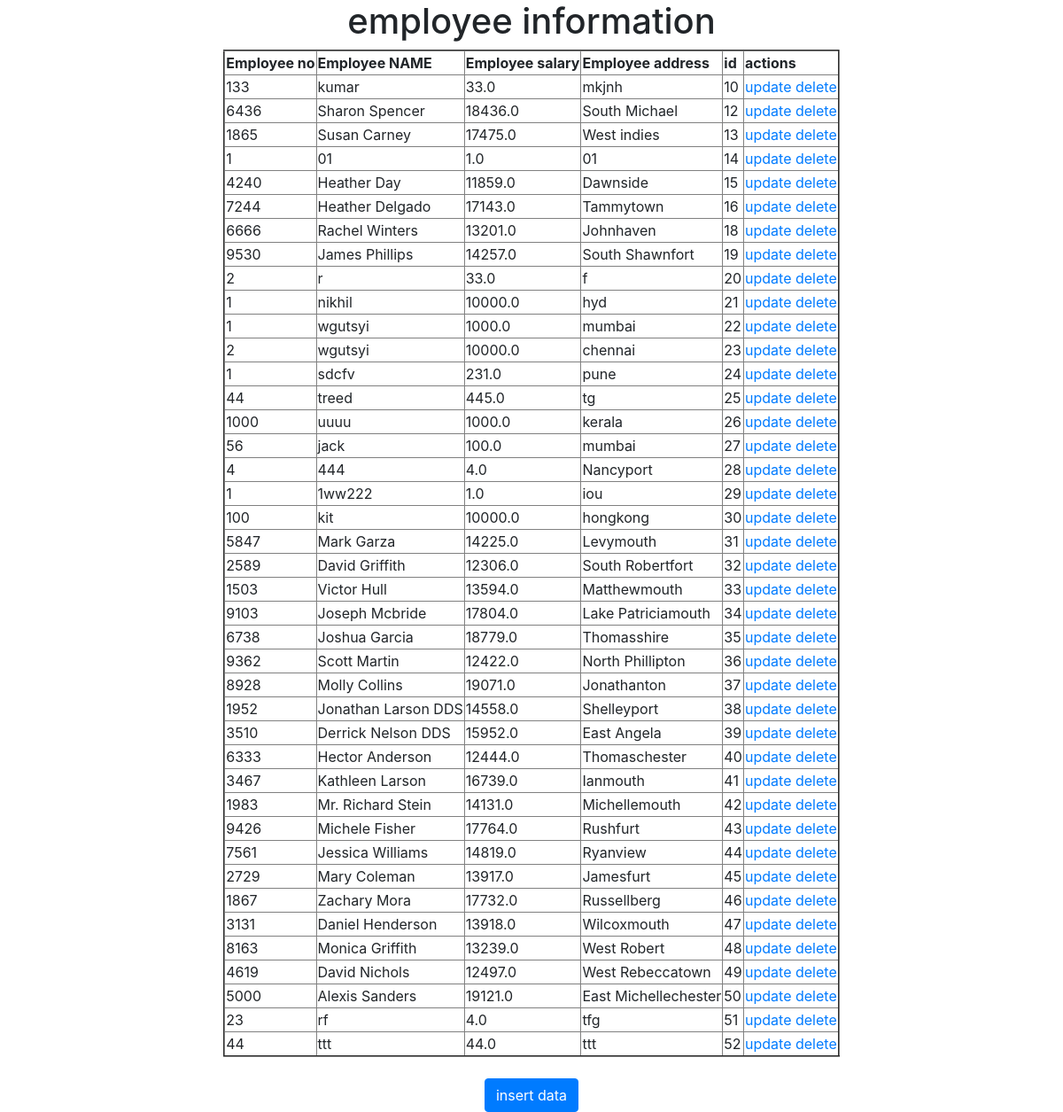
The page / on the database its author committed.
### testapp/models.py (models this page shows)
class Employee(models.Model):
    eno=models.IntegerField()
    ename=models.CharField(max_length=30)
    esal=models.FloatField()
    eaddr=models.CharField(max_length=30)

### testapp/views.py (the view)
# urls.py: path('', views.retrieve_view),
def retrieve_view(request):
    employees=Employee.objects.all()
    return render(request,'testapp/index.html',{'employees':employees})

### templates/testapp/index.html
<!DOCTYPE html>
{% extends 'testapp/base.html' %}
{% block body_block %}
<h1>employee information</h1>
<table border="2">
  <thead>
  <th>Employee no</th>
    <th>Employee NAME</th>
      <th>Employee salary</th>
      <th>Employee address</th>
      <th>id</th>
    <th>actions</th>
  </thead>
  {% for emp in employees %}
  <tr>
    <td>{{emp.eno}}</td>
      <td>{{emp.ename}}</td>
        <td>{{emp.esal}}</td>
          <td>{{emp.eaddr}}</td>
          <td>{{emp.id}}</td>
          <td><a href="/update/{{emp.id}}">update</a> <a href="/delete/{{emp.id}}">delete</a></td>
  </tr>
  {% endfor %}
</table>
<br>
<a href="/create" class="btn btn-large btn-primary" role="button">insert data</a>
{% endblock %}

### templates/testapp/base.html (shortened to what this page needs)
<!DOCTYPE html>
<html lang="en" dir="ltr">
  <head>
      <link rel="stylesheet" href="https://stackpath.bootstrapcdn.com/bootstrap/4.5.0/css/bootstrap.min.css">
  </head>
  <body>
    <div class="container" align='center'>
      {% block body_block %}
      {% endblock %}
    </div>
  </body>
</html>

### rows shown on the page
Employee: eno "133", ename "kumar", esal "33.0", eaddr "mkjnh", id "10"
Employee: eno "6436", ename "Sharon Spencer", esal "18436.0", eaddr "South Michael", id "12"
Employee: eno "1865", ename "Susan Carney", esal "17475.0", eaddr "West indies", id "13"
Employee: eno "1", ename "01", esal "1.0", eaddr "01", id "14"
Employee: eno "4240", ename "Heather Day", esal "11859.0", eaddr "Dawnside", id "15"
Employee: eno "7244", ename "Heather Delgado", esal "17143.0", eaddr "Tammytown", id "16"
Employee: eno "6666", ename "Rachel Winters", esal "13201.0", eaddr "Johnhaven", id "18"
Employee: eno "9530", ename "James Phillips", esal "14257.0", eaddr "South Shawnfort", id "19"
Employee: eno "2", ename "r", esal "33.0", eaddr "f", id "20"
Employee: eno "1", ename "nikhil", esal "10000.0", eaddr "hyd", id "21"
Employee: eno "1", ename "wgutsyi", esal "1000.0", eaddr "mumbai", id "22"
Employee: eno "2", ename "wgutsyi", esal "10000.0", eaddr "chennai", id "23"
Employee: eno "1", ename "sdcfv", esal "231.0", eaddr "pune", id "24"
Employee: eno "44", ename "treed", esal "445.0", eaddr "tg", id "25"
Employee: eno "1000", ename "uuuu", esal "1000.0", eaddr "kerala", id "26"
Employee: eno "56", ename "jack", esal "100.0", eaddr "mumbai", id "27"
Employee: eno "4", ename "444", esal "4.0", eaddr "Nancyport", id "28"
Employee: eno "1", ename "1ww222", esal "1.0", eaddr "iou", id "29"
Employee: eno "100", ename "kit", esal "10000.0", eaddr "hongkong", id "30"
Employee: eno "5847", ename "Mark Garza", esal "14225.0", eaddr "Levymouth", id "31"
Employee: eno "2589", ename "David Griffith", esal "12306.0", eaddr "South Robertfort", id "32"
Employee: eno "1503", ename "Victor Hull", esal "13594.0", eaddr "Matthewmouth", id "33"
Employee: eno "9103", ename "Joseph Mcbride", esal "17804.0", eaddr "Lake Patriciamouth", id "34"
Employee: eno "6738", ename "Joshua Garcia", esal "18779.0", eaddr "Thomasshire", id "35"
Employee: eno "9362", ename "Scott Martin", esal "12422.0", eaddr "North Phillipton", id "36"
Employee: eno "8928", ename "Molly Collins", esal "19071.0", eaddr "Jonathanton", id "37"
Employee: eno "1952", ename "Jonathan Larson DDS", esal "14558.0", eaddr "Shelleyport", id "38"
Employee: eno "3510", ename "Derrick Nelson DDS", esal "15952.0", eaddr "East Angela", id "39"
Employee: eno "6333", ename "Hector Anderson", esal "12444.0", eaddr "Thomaschester", id "40"
Employee: eno "3467", ename "Kathleen Larson", esal "16739.0", eaddr "Ianmouth", id "41"
Employee: eno "1983", ename "Mr. Richard Stein", esal "14131.0", eaddr "Michellemouth", id "42"
Employee: eno "9426", ename "Michele Fisher", esal "17764.0", eaddr "Rushfurt", id "43"
Employee: eno "7561", ename "Jessica Williams", esal "14819.0", eaddr "Ryanview", id "44"
Employee: eno "2729", ename "Mary Coleman", esal "13917.0", eaddr "Jamesfurt", id "45"
Employee: eno "1867", ename "Zachary Mora", esal "17732.0", eaddr "Russellberg", id "46"
Employee: eno "3131", ename "Daniel Henderson", esal "13918.0", eaddr "Wilcoxmouth", id "47"
Employee: eno "8163", ename "Monica Griffith", esal "13239.0", eaddr "West Robert", id "48"
Employee: eno "4619", ename "David Nichols", esal "12497.0", eaddr "West Rebeccatown", id "49"
Employee: eno "5000", ename "Alexis Sanders", esal "19121.0", eaddr "East Michellechester", id "50"
Employee: eno "23", ename "rf", esal "4.0", eaddr "tfg", id "51"
Employee: eno "44", ename "ttt", esal "44.0", eaddr "ttt", id "52"
